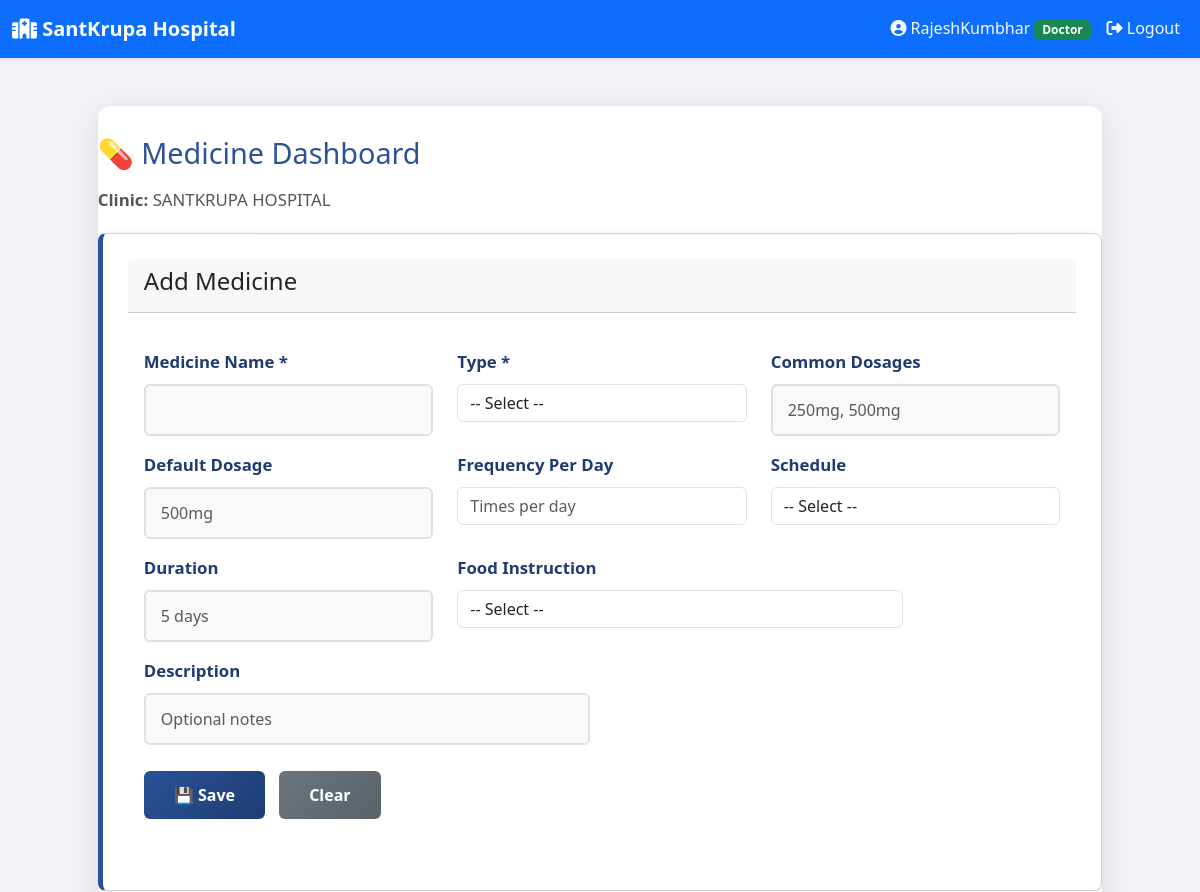
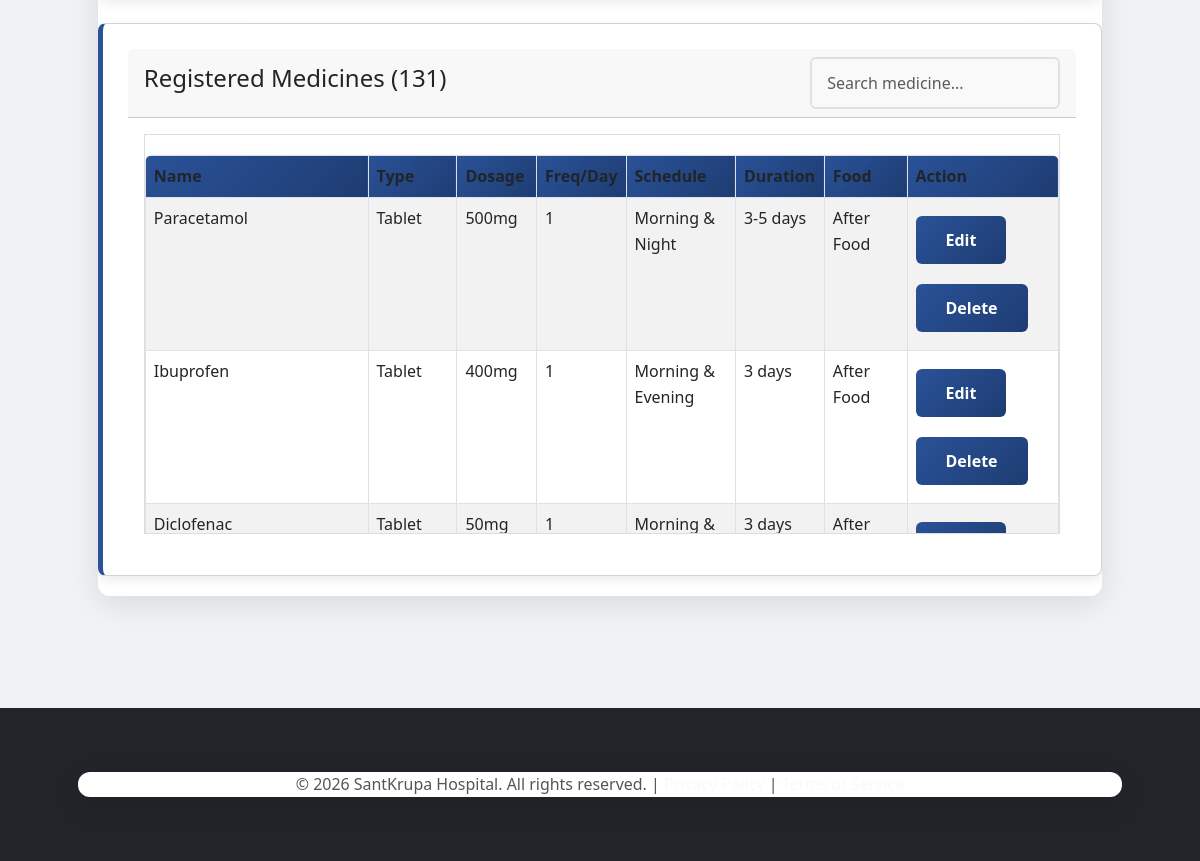
Page /clinic/santkrupa/admin-dashboard/manage-medicines/ (signed in) on the committed database (2 pictures, top to bottom).
### hospital/models.py (models this page shows, shortened)
class User(AbstractUser):
    ROLE_CHOICES = [
        ('super_admin', 'Super Admin'),
        ('admin', 'Clinic Admin'),
        ('doctor', 'Doctor'),
        ('receptionist', 'Receptionist'),
        ('patient', 'Patient'),
        ('lab_tech', 'Lab Technician'),
    ]
    clinic = models.ForeignKey(Clinic, on_delete=models.CASCADE, related_name='users', null=True, blank=True)
    role = models.CharField(max_length=20, choices=ROLE_CHOICES, default='patient')
    mobile_number = models.CharField(max_length=15, null=True, blank=True)
    created_at = models.DateTimeField(auto_now_add=True)
    class Meta:
        unique_together = [['clinic', 'username']]

class Clinic(models.Model):
    name = models.CharField(max_length=255)
    slug = models.SlugField(unique=True, help_text="Used in URLs: /clinic/{slug}/")
    logo = models.ImageField(upload_to='clinic_logos/', null=True, blank=True)
    address = models.TextField()
    city = models.CharField(max_length=100)
    state = models.CharField(max_length=100)
    zip_code = models.CharField(max_length=20)
    phone_number = models.CharField(max_length=15)
    email = models.EmailField()
    website = models.URLField(null=True, blank=True)
    registration_number = models.CharField(max_length=100, unique=True)
    subscription_status = models.CharField(
        max_length=20,
        choices=[
            ('trial', 'Trial'),
            ('active', 'Active'),
            ('expired', 'Expired'),
            ('suspended', 'Suspended'),
        ],
        default='trial'
    )
    max_doctors = models.IntegerField(default=10)
    max_patients = models.IntegerField(default=1000)
    max_receptionists = models.IntegerField(default=5)
    created_at = models.DateTimeField(auto_now_add=True)
    updated_at = models.DateTimeField(auto_now=True)
    is_active = models.BooleanField(default=True)
    class Meta:
        ordering = ['name']
        verbose_name_plural = "Clinics"

class MasterMedicine(models.Model):
    MEDICINE_TYPE_CHOICES = [
        ('tablet', 'Tablet'),
        ('capsule', 'Capsule'),
        ('syrup', 'Syrup'),
        ('injection', 'Injection'),
        ('ointment', 'Ointment'),
        ('drops', 'Drops'),
        ('soap', 'Soap'),
        ('lotion', 'Lotion'),
        ('powder', 'Powder'),
    ]
    SCHEDULE_CHOICES = [
        ('morning', 'Morning'),
        ('afternoon', 'Afternoon'),
        ('evening', 'Evening'),
        ('night', 'Night'),
        ('morning_evening', 'Morning & Evening'),
        ('morning_night', 'Morning & Night'),
        ('afternoon_night', 'Afternoon & Night'),
        ('morning_afternoon_night', 'Morning, Afternoon & Night'),
        ('sos', 'SOS (If Needed)'),
    ]
    clinic = models.ForeignKey(
        'Clinic',
        on_delete=models.CASCADE,
        null=True,
        blank=True,
        related_name='master_medicines'
    )
    medicine_name = models.CharField(max_length=200)
    medicine_type = models.CharField(
        max_length=20,
        choices=MEDICINE_TYPE_CHOICES,
        default='tablet'   # ✅ add this
    )
    common_dosages = models.CharField(
        max_length=200,
        blank=True,
        help_text="Example: 250mg, 500mg OR 5ml, 10ml"
    )
    default_dosage = models.CharField(max_length=50, blank=True)
    default_schedule = models.CharField(
        max_length=50,
        choices=SCHEDULE_CHOICES,
        blank=True,
        default='morning'
    )
    frequency_per_day = models.PositiveIntegerField(
        default=1,
        help_text="Example: 1=Once daily, 2=Twice daily, 3=Thrice daily"
    )
    default_duration = models.CharField(
        max_length=50,
        blank=True,
        help_text="Example: 5 days, 1 week"
    )
    FOOD_CHOICES = [
        ('before', 'Before Food'),
        ('after', 'After Food'),
        ('anytime', 'Anytime'),
    ]
    food_instruction = models.CharField(
        max_length=20,
        choices=FOOD_CHOICES,
        blank=True
    )
    description = models.TextField(blank=True)
    is_active = models.BooleanField(default=True)
    created_at = models.DateTimeField(auto_now_add=True)
    updated_at = models.DateTimeField(auto_now=True)

### hospital/views.py (the view, shortened to what this page needs)
# urls.py: path('admin-dashboard/manage-medicines/', views.manage_master_medicines, name='manage_master_medicines'),
@login_required(login_url='login')
@require_http_methods(["GET", "POST"])
def manage_master_medicines(request, clinic_slug=None):
    if request.user.role not in ['admin', 'doctor', 'super_admin']:
        return redirect('homepage')
    clinic = get_clinic_from_slug_or_middleware(clinic_slug, request) or request.user.clinic
    if not clinic:
        messages.error(request, "Clinic not found!")
        return redirect('homepage')
    from .models import MasterMedicine
    medicines = MasterMedicine.objects.filter(clinic=clinic, is_active=True)
    context = {
        "clinic": clinic,
        "medicines": medicines,
        "medicine_types": MasterMedicine.MEDICINE_TYPE_CHOICES,
        "schedules": MasterMedicine.SCHEDULE_CHOICES,
        "food_choices": MasterMedicine.FOOD_CHOICES,
    }
    return render(request, 'hospital/admin/manage_master_medicines.html', context)

### hospital/templates/hospital/admin/manage_master_medicines.html (shortened to what this page needs)
{% extends "hospital/base.html" %}
{% block content %}
<div class="container mt-4">
    <h2 class="mb-3">💊 Medicine Dashboard</h2>
    <p><strong>Clinic:</strong> {{ clinic.name }}</p>
    <div class="card mb-4">
        <div class="card-header">
            <h4 id="form-title">Add Medicine</h4>
        </div>
        <div class="card-body">
            <form method="POST" id="medicineForm">
                <div class="row">
                    <div class="col-md-4 mb-3">
                        <label>Medicine Name *</label>
                        <input type="text" name="medicine_name" id="medicine_name"
                               class="form-control" required>
                    </div>
                    <div class="col-md-4 mb-3">
                        <label>Type *</label>
                        <select name="medicine_type" id="medicine_type" class="form-control" required>
                            <option value="">-- Select --</option>
                        </select>
                    </div>
                    <div class="col-md-4 mb-3">
                        <label>Common Dosages</label>
                        <input type="text" name="common_dosages" id="common_dosages"
                               class="form-control" placeholder="250mg, 500mg">
                    </div>
                    <div class="col-md-4 mb-3">
                        <label>Default Dosage</label>
                        <input type="text" name="default_dosage" id="default_dosage"
                               class="form-control" placeholder="500mg">
                    </div>
                    <div class="col-md-4 mb-3">
                        <label>Frequency Per Day</label>
                        <input type="number"
                            name="frequency_per_day"
                            id="frequency_per_day"
                            class="form-control"
                            min="1"
                            max="10"
                            placeholder="Times per day">
                    </div>
                    <div class="col-md-4 mb-3">
                        <label>Schedule</label>
                        <select name="default_schedule" id="default_schedule" class="form-control">
                            <option value="">-- Select --</option>
                        </select>
                    </div>
                    <div class="col-md-4 mb-3">
                        <label>Duration</label>
                        <input type="text" name="default_duration" id="default_duration"
                               class="form-control" placeholder="5 days">
                    </div>
                    <div class="col-md-6 mb-3">
                        <label>Food Instruction</label>
                        <select name="food_instruction" id="food_instruction" class="form-control">
                            <option value="">-- Select --</option>
                        </select>
                    </div>
                    <div class="col-md-6 mb-3">
                        <label>Description</label>
                        <input type="text" name="description" id="description"
                               class="form-control" placeholder="Optional notes">
                    </div>
                </div>
                <button type="submit" class="btn btn-success">💾 Save</button>
                <button type="button" onclick="resetForm()" class="btn btn-secondary">Clear</button>
            </form>
        </div>
    </div>
    <div class="card">
        <div class="card-header d-flex justify-content-between align-items-center">
            <h4>Registered Medicines ({{ medicines.count }})</h4>
            <input type="text" id="searchInput"
                   class="form-control"
                   placeholder="Search medicine..."
                   style="width: 250px;">
        </div>
        <div class="card-body">
            <div style="max-height: 400px; overflow-y: auto; border: 1px solid #ddd;">
                <table class="table table-bordered table-striped mb-0" id="medicineTable">
                    <thead style="position: sticky; top: 0; background: #fff; z-index: 1;">
                        <tr>
                            <th>Name</th>
                            <th>Type</th>
                            <th>Dosage</th>
                            <th>Freq/Day</th>
                            <th>Schedule</th>
                            <th>Duration</th>
                            <th>Food</th>
                            <th>Action</th>
                        </tr>
                    </thead>
                    <tbody>
                        {% for med in medicines %}
                        <tr>
                            <td>{{ med.medicine_name }}</td>
                            <td>{{ med.get_medicine_type_display }}</td>
                            <td>{{ med.default_dosage|default:"-" }}</td>
                            <td>{{ med.frequency_per_day|default:"-" }}</td>
                            <td>{{ med.get_default_schedule_display|default:"-" }}</td>
                            <td>{{ med.default_duration|default:"-" }}</td>
                            <td>{{ med.get_food_instruction_display|default:"-" }}</td>
                            <td>
                                <button class="btn btn-primary btn-sm"
                                    onclick="editMedicine(
                                        '{{ med.id }}',
                                        '{{ med.medicine_name|escapejs }}',
                                        '{{ med.medicine_type }}',
                                        '{{ med.common_dosages|escapejs }}',
                                        '{{ med.default_dosage|escapejs }}',
                                        '{{ med.frequency_per_day }}',
                                        '{{ med.default_schedule }}',
                                        '{{ med.default_duration|escapejs }}',
                                        '{{ med.food_instruction }}',
                                        '{{ med.description|escapejs }}'
                                    )">
                                    Edit
                                </button>
                                <form method="POST"
                                      action="{% url 'delete_master_medicine' clinic.slug med.id %}"
                                      style="display:inline;">
                                    <button class="btn btn-danger btn-sm"
                                            onclick="return confirm('Delete this medicine?')">
                                        Delete
                                    </button>
                                </form>
                            </td>
                        </tr>
                        {% empty %}
                        <tr>
                            <td colspan="7" class="text-center">No medicines added yet</td>
                        </tr>
                        {% endfor %}
                    </tbody>
                </table>
            </div>
        </div>
    </div>
</div>
{% endblock %}

### hospital/templates/hospital/base.html (shortened to what this page needs)
{% load static %}
<!DOCTYPE html>
<html lang="en">
<head>
    <link href="https://cdnjs.cloudflare.com/ajax/libs/bootstrap/5.3.0/css/bootstrap.min.css" rel="stylesheet">
    <link rel="stylesheet" href="https://cdnjs.cloudflare.com/ajax/libs/font-awesome/6.4.0/css/all.min.css">
    <link rel="stylesheet" type="text/css" href="{% static 'style.css' %}">
</head>
<body>
    <nav class="navbar navbar-expand-lg navbar-dark bg-primary shadow-sm">
        <div class="container-fluid">
            <a class="navbar-brand fw-bold fs-5" href="{% url 'homepage' %}">
                <i class="fas fa-hospital"></i> SantKrupa Hospital
            </a>
            <div class="collapse navbar-collapse" id="navbarNav">
                <ul class="navbar-nav ms-auto">
                    {% if user.is_authenticated %}
                        <li class="nav-item">
                            <span class="nav-link text-light">
                                <i class="fas fa-user-circle"></i> {{ user.username }}
                                <span class="badge bg-success">{{ user.get_role_display }}</span>
                            </span>
                        </li>
                        <li class="nav-item">
                            <a class="nav-link text-light" href="{% url 'logout' %}">
                                <i class="fas fa-sign-out-alt"></i> Logout
                            </a>
                        </li>
                    {% else %}
                        <li class="nav-item">
                            <a class="nav-link text-light" href="{% url 'login' %}">
                                <i class="fas fa-sign-in-alt"></i> Login
                            </a>
                        </li>
                    {% endif %}
                </ul>
            </div>
        </div>
    </nav>
    <main class="min-vh-100 py-4">
        <div class="container-lg">
            {% block content %}
            {% endblock %}
        </div>
    </main>
    <footer class="bg-dark text-light py-4 mt-5">
        <div class="container text-center">
            <p class="mb-0">&copy; 2026 SantKrupa Hospital. All rights reserved. |
            <a href="#" class="text-light">Privacy Policy</a> |
            <a href="#" class="text-light">Terms of Service</a></p>
        </div>
    </footer>
</body>
</html>

### rows in the picture
User: username "RajeshKumbhar", role "Doctor"
Clinic: name "SANTKRUPA HOSPITAL"
MasterMedicine: medicine_name "Paracetamol", medicine_type "Tablet", default_dosage "500mg", frequency_per_day "1", default_schedule "Morning & Night", default_duration "3-5 days", food_instruction "After Food"
MasterMedicine: medicine_name "Ibuprofen", medicine_type "Tablet", default_dosage "400mg", frequency_per_day "1", default_schedule "Morning & Evening", default_duration "3 days", food_instruction "After Food"
MasterMedicine: medicine_name "Diclofenac", medicine_type "Tablet", default_dosage "50mg", frequency_per_day "1", default_schedule "Morning &…", default_duration "3 days", food_instruction "After…"

### other values in the picture
{{ medicines.count }} "131"
